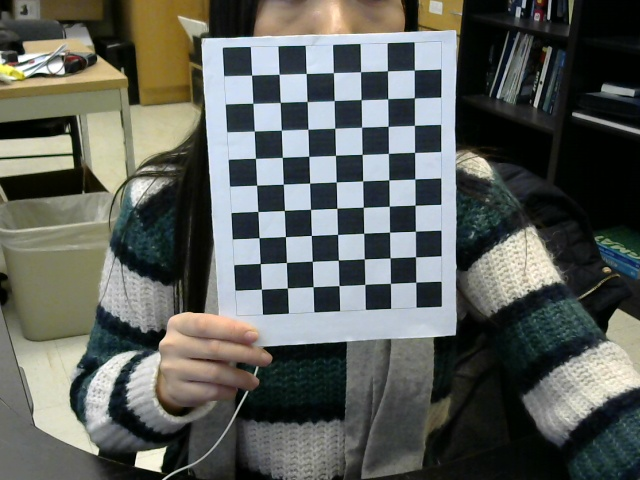
#> input picture camera_calibration_img/1.jpg, 640 x 480 px
$ python -i detector.py   (imports and definitions only)   (Python 2 division)   (older library calls are emulated)
#> lines starting #> are read from the running program, lines starting #| are printed output that depends on the picture; after the words box and inside, x2 and y2 are one past the last pixel; in counts of white or black regions, pixels touching at a corner belong together
#> further down, picture is the input picture: shape (480, 640, 3); mean B, G, R 90.7, 95.9, 92.4
import cv2
import numpy as np
import math
from sklearn.cluster import MeanShift, estimate_bandwidth

class Detectors():


	# DETECT WHITE PART OF THE TOP SURFACE AND BLACK PART OF THE ENTIRE BLOCK
	def white_black_detector(self,frame):
		# BLACK DETECTION
		# define the color range
		lower_black = np.array([-1,-1,-1])
		upper_black = np.array([100,100,100])


		mask1 = cv2.inRange(frame,lower_black,upper_black)
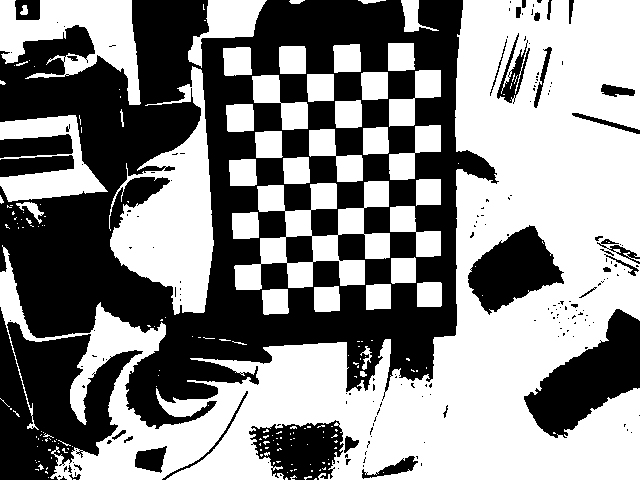
#> mask1: shape (480, 640); 53.8% white; 183 black regions (148 under 20 px), largest, box (x1, y1, x2, y2) and area: (0, 0, 499, 429) 105549, (0, 307, 143, 480) 13083, (524, 309, 640, 438) 7239
		output1 = cv2.bitwise_and(frame,frame,mask=mask1)
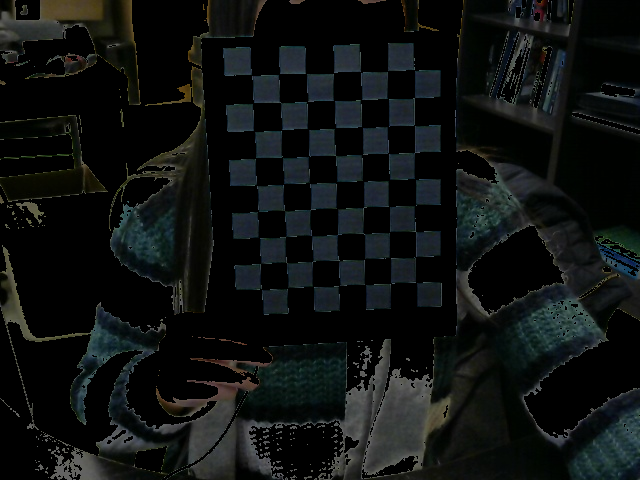
#> output1: shape (480, 640, 3); mean B, G, R 17.1, 17.9, 14.9

		# INCREASE THE CONTRAST OF THE RGB FRAME
		img_yuv = cv2.cvtColor(output1,cv2.COLOR_BGR2YUV)
#> img_yuv: shape (480, 640, 3); mean of channels 0, 1, 2 16.9, 128.1, 126.2
		img_yuv[:,:,0] = cv2.equalizeHist(img_yuv[:,:,0])
#> img_yuv: shape (480, 640, 3); mean of channels 0, 1, 2 69.7, 128.1, 126.2
		output2 = cv2.cvtColor(img_yuv,cv2.COLOR_YUV2BGR)


		# PRE-PROCESSING THE FRAME
		gray = cv2.cvtColor(output2,cv2.COLOR_BGR2GRAY)
		blur = cv2.blur(gray,(10,10))
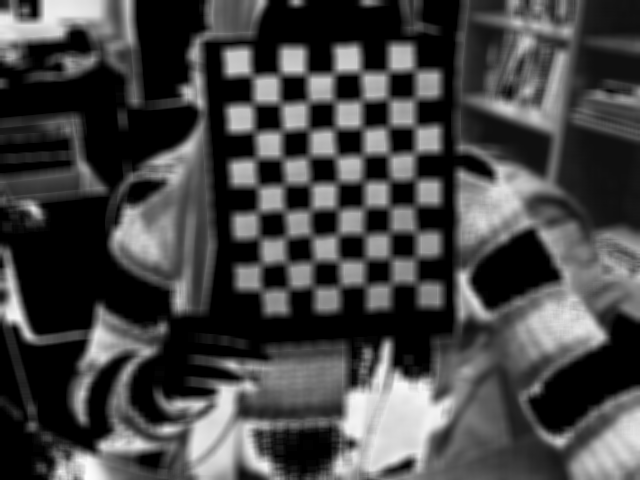
#> blur: shape (480, 640); min 0, max 254, mean 69.6
		clahe = cv2.createCLAHE(clipLimit=1.8, tileGridSize=(3,3))
		cl = clahe.apply(blur)
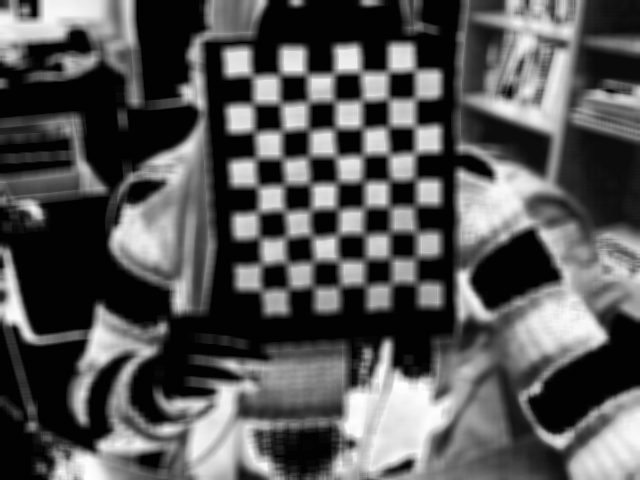
#> cl: shape (480, 640); min 2, max 255, mean 86.2


		_,Black = cv2.threshold(blur,60,255,cv2.THRESH_BINARY)
#> Black: shape (480, 640); 48.4% white; 31 white regions (9 under 20 px), largest, box (x1, y1, x2, y2) and area: (49, 0, 640, 480) 87031, (221, 42, 444, 316) 33242, (109, 0, 268, 315) 15001


		# WHITE DETETCION
		gray1 = cv2.cvtColor(frame,cv2.COLOR_BGR2GRAY)
		clahe = cv2.createCLAHE(clipLimit=1.8, tileGridSize=(3,3))
		cl1 = clahe.apply(gray1)
		blur1 = cv2.blur(cl1,(6,6))
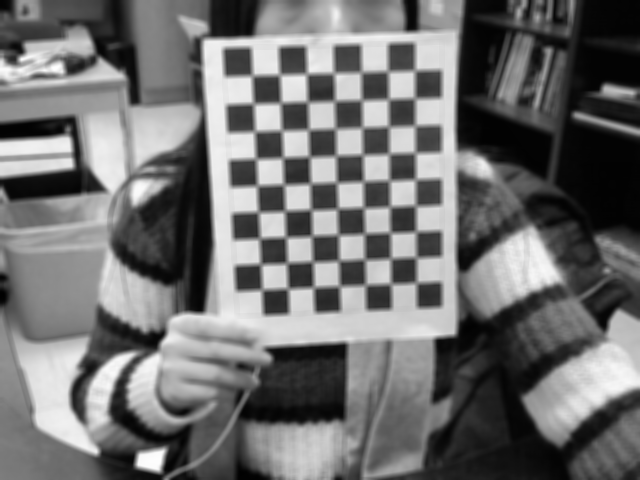
#> blur1: shape (480, 640); min 1, max 254, mean 111.7

		_,White = cv2.threshold(blur1,225,255,cv2.THRESH_BINARY)
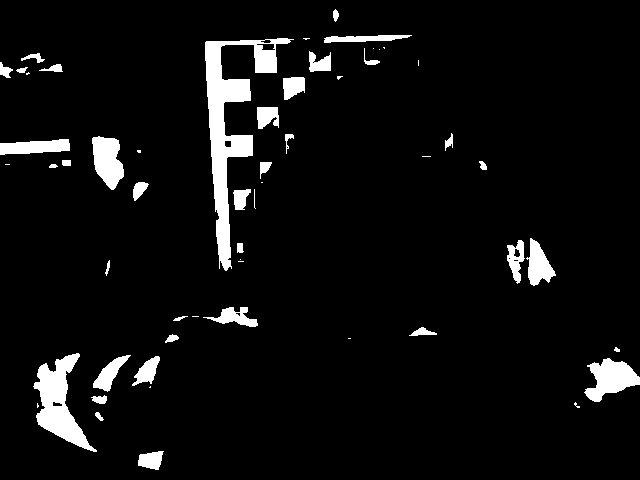
#> White: shape (480, 640); 5.8% white; 56 white regions (18 under 20 px), largest, box (x1, y1, x2, y2) and area: (205, 38, 294, 271) 5338, (33, 353, 97, 452) 2566, (584, 358, 640, 402) 1393

		# USE OR GATE TO COMBINE DETECTED BLACK AND WHITE AREA
		res = cv2.bitwise_or(Black,White)
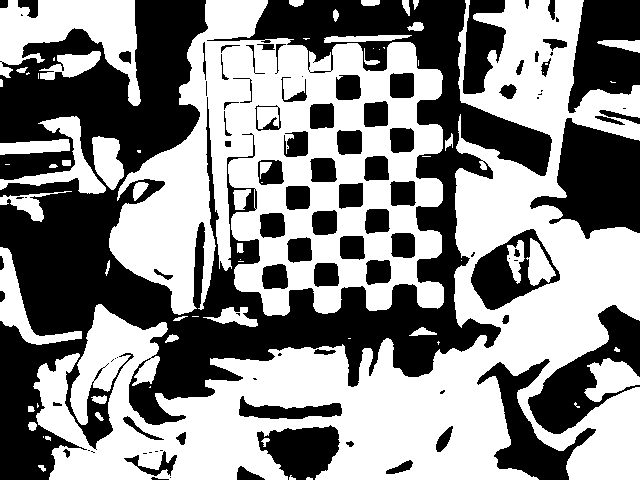
#> res: shape (480, 640); 54.2% white; 100 black regions (29 under 20 px), largest, box (x1, y1, x2, y2) and area: (0, 0, 552, 480) 90929, (530, 118, 640, 239) 7996, (568, 0, 640, 113) 5647

		return Black, White, res


	# DETERMINE THE APEARRED BLOCK NUMBER
	# USED ONLY IN main_ecube.py
	# [114 lines left out: functions block_number_detector, shape_detector, not called in this run]


	def takeFirst(self,elem):
		return elem[0][0]

	def takeSecond(self,elem):
		return elem[0][1]

	# SORT THE FOUR CORNERS INTO A CERTAIN ORDER; 1: LEFT TOP CORNER  2: RIGHT TOP CORNER  3: LEFT BOTTOM CORNER  4: RIGHT BOTTOM CORNER
	# [214 lines left out: functions rectangle_sort, length_ratio, triangle_orientation, top_detector, single_area_checking, single_area_block_number_detector, not called in this run]


>>> import cv2
>>> picture = cv2.imread('camera_calibration_img/1.jpg')
>>> result = Detectors().white_black_detector(picture)

$ run again, on camera_calibration_img/2.jpg
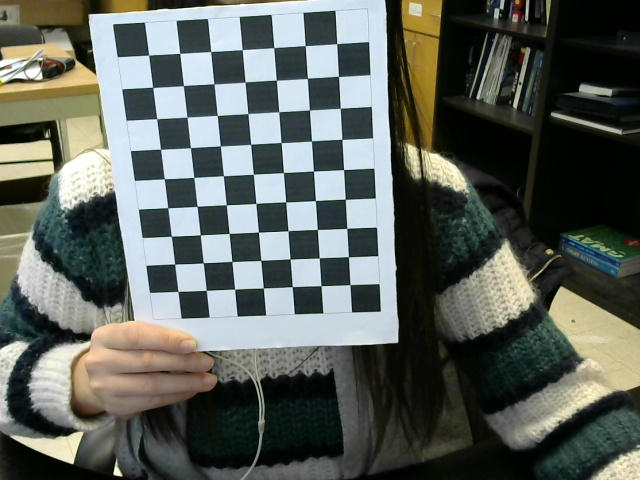
#> input picture camera_calibration_img/2.jpg, 640 x 480 px
#> picture is the input picture: shape (480, 640, 3); mean B, G, R 91.7, 98, 92.6
#> in white_black_detector, `mask1 = cv2.inRange(frame,lower_black,upper_black)`:
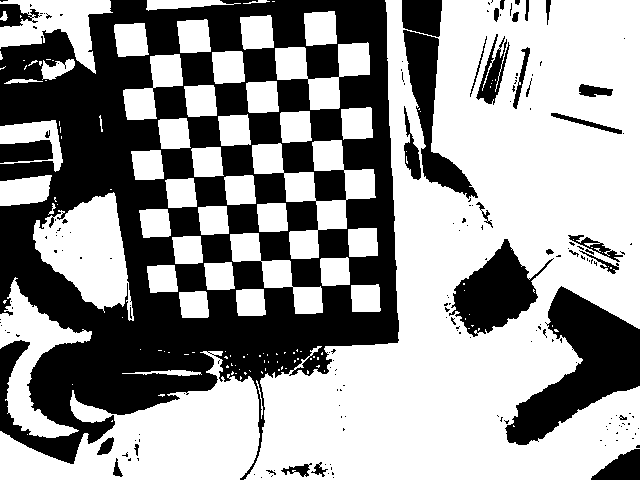
#> mask1: shape (480, 640); 59.5% white; 177 black regions (142 under 20 px), largest, box (x1, y1, x2, y2) and area: (0, 0, 399, 480) 98121, (505, 286, 640, 445) 9511, (449, 239, 554, 337) 4705
#> Black: shape (480, 640); 53.5% white; 73 black regions (16 under 20 px), largest, box (x1, y1, x2, y2) and area: (0, 0, 403, 480) 75133, (533, 120, 640, 250) 10037, (510, 288, 640, 443) 8867
#> White: shape (480, 640); 7.7% white; 135 white regions (76 under 20 px), largest, box (x1, y1, x2, y2) and area: (61, 66, 158, 263) 5068, (37, 345, 88, 392) 1017, (225, 0, 333, 15) 812
#> in white_black_detector, `res = cv2.bitwise_or(Black,White)`:
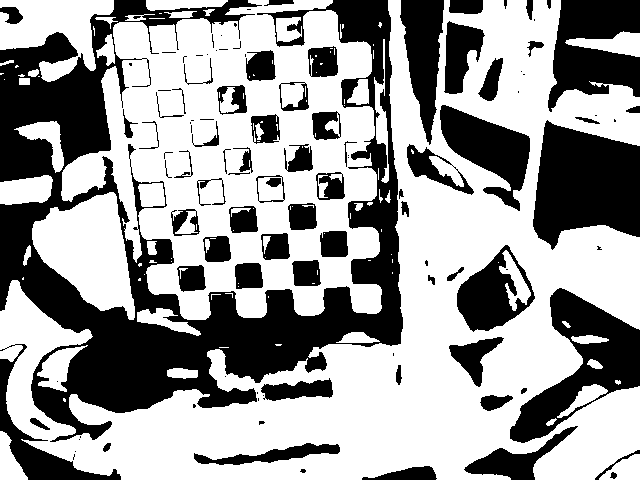
#> res: shape (480, 640); 61.2% white; 112 black regions (44 under 20 px), largest, box (x1, y1, x2, y2) and area: (0, 0, 403, 442) 56814, (533, 120, 640, 250) 10037, (510, 288, 640, 443) 7891

$ run again, on camera_calibration_img/3.jpg
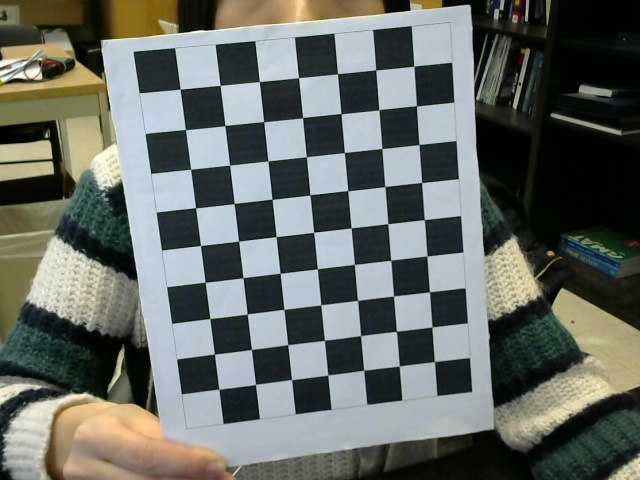
#> input picture camera_calibration_img/3.jpg, 640 x 480 px
#> picture is the input picture: shape (480, 640, 3); mean B, G, R 100.6, 106.7, 101.4
#> in white_black_detector, `mask1 = cv2.inRange(frame,lower_black,upper_black)`:
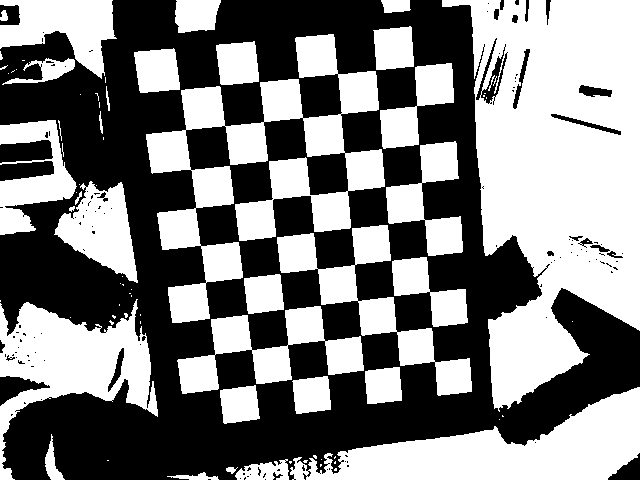
#> mask1: shape (480, 640); 49.5% white; 79 white regions (46 under 20 px), largest, box (x1, y1, x2, y2) and area: (442, 0, 640, 412) 51468, (146, 34, 385, 323) 22284, (290, 387, 640, 480) 15354
#> Black: shape (480, 640); 43.3% white; 25 white regions (6 under 20 px), largest, box (x1, y1, x2, y2) and area: (133, 26, 473, 424) 62749, (478, 169, 640, 411) 16494, (0, 301, 150, 480) 10876
#> White: shape (480, 640); 3% white; 62 white regions (30 under 20 px), largest, box (x1, y1, x2, y2) and area: (32, 242, 76, 307) 1566, (11, 397, 83, 446) 1121, (535, 378, 612, 426) 1033
#> in white_black_detector, `res = cv2.bitwise_or(Black,White)`:
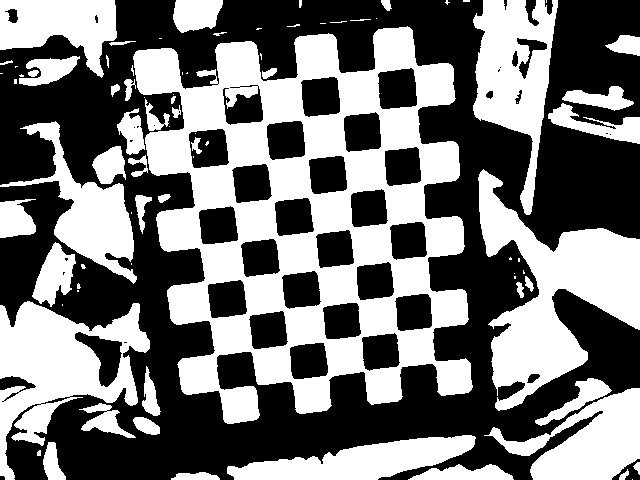
#> res: shape (480, 640); 46.3% white; 83 white regions (36 under 20 px), largest, box (x1, y1, x2, y2) and area: (133, 26, 473, 424) 63248, (478, 169, 640, 411) 16494, (0, 301, 150, 480) 12178

$ run again, on camera_calibration_img/4.jpg
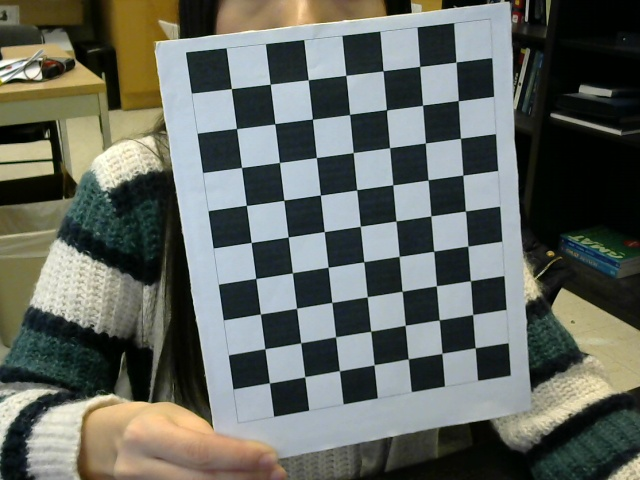
#> input picture camera_calibration_img/4.jpg, 640 x 480 px
#> picture is the input picture: shape (480, 640, 3); mean B, G, R 96.1, 103.2, 98.8
#> mask1: shape (480, 640); 49.1% white; 84 white regions (56 under 20 px), largest, box (x1, y1, x2, y2) and area: (504, 0, 640, 392) 39020, (186, 23, 507, 315) 31466, (0, 146, 213, 480) 28128
#> Black: shape (480, 640); 43% white; 30 white regions (8 under 20 px), largest, box (x1, y1, x2, y2) and area: (185, 23, 511, 417) 58817, (0, 121, 215, 480) 28313, (521, 226, 640, 391) 11362
#> White: shape (480, 640); 2.7% white; 42 white regions (20 under 20 px), largest, box (x1, y1, x2, y2) and area: (36, 245, 82, 311) 1756, (35, 398, 111, 449) 1359, (93, 142, 145, 186) 1358
#> in white_black_detector, `res = cv2.bitwise_or(Black,White)`:
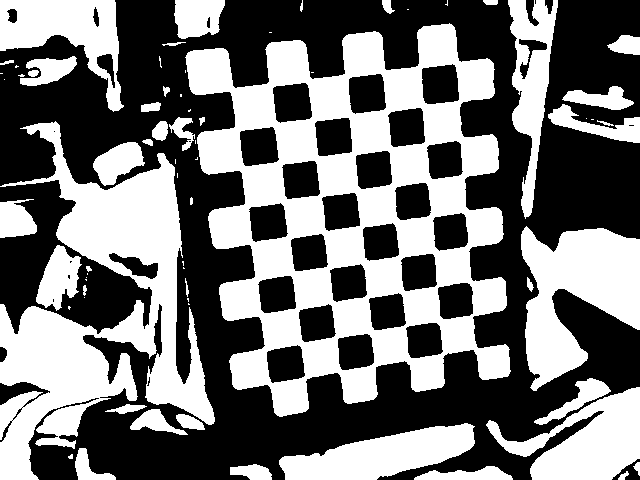
#> res: shape (480, 640); 45.7% white; 70 white regions (28 under 20 px), largest, box (x1, y1, x2, y2) and area: (185, 23, 511, 417) 58817, (0, 121, 215, 480) 30320, (521, 226, 640, 391) 11362
